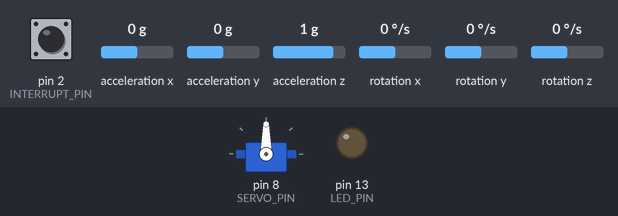
Recording of a sketch running on a simulated Arduino Uno, built with avr-gcc and run on an emulated ATmega328P. Shown: servo, output pins drawn as LEDs (lit = HIGH). Dashed ring = blinking. Inputs (shaded band) come from the test bench; at power-on: pin 2 (INTERRUPT_PIN) LOW, acceleration x 0 g, acceleration y 0 g, acceleration z 1 g, rotation x 0 °/s, rotation y 0 °/s, rotation z 0 °/s. The sensor or clock chip raises its interrupt line as the real part does; what the sketch prints to the serial monitor is not drawn.

Above: at 0.1 s.
At 2.69 s:
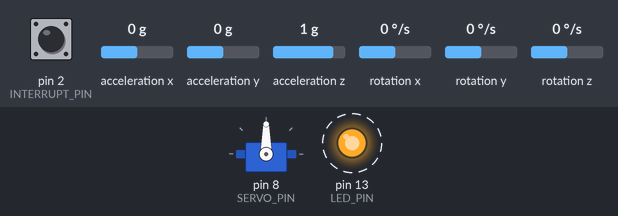
Timing chart, 0 to 5.5 s (numbered marks = the images above):
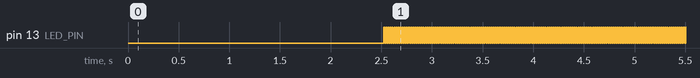

Measured:
- by itself, pin 13 (LED_PIN): alternates HIGH for 0.01 s and LOW for 0.01 s

The sketch:

code.ino
```cpp
#include "I2Cdev.h"
#include <Servo.h>
#include <PID_v1.h>

#include "MPU6050_6Axis_MotionApps20.h"
//#include "MPU6050.h" // not necessary if using MotionApps include file

// Arduino Wire library is required if I2Cdev I2CDEV_ARDUINO_WIRE implementation
// is used in I2Cdev.h
#if I2CDEV_IMPLEMENTATION == I2CDEV_ARDUINO_WIRE
    #include "Wire.h"
#endif


MPU6050 mpu;

Servo actuatorServo;

double setPoint = 0;
double input, output;


double Kp = 1.5;
double Ki = 0;
double Kd = 0;

PID myPID(&input, &output, &setPoint, Kp, Ki, Kd, DIRECT);

/* =========================================================================
   NOTE: In addition to connection 3.3v, GND, SDA, and SCL, this sketch
   depends on the MPU-6050's INT pin being connected to the Arduino's
   external interrupt #0 pin. On the Arduino Uno and Mega 2560, this is
   digital I/O pin 2.
 * ========================================================================= */

// uncomment "OUTPUT_READABLE_YAWPITCHROLL" if you want to see the yaw/
// pitch/roll angles (in degrees) calculated from the quaternions coming
// from the FIFO. Note this also requires gravity vector calculations.
// Also note that yaw/pitch/roll angles suffer from gimbal lock (for
// more info, see: http://en.wikipedia.org/wiki/Gimbal_lock)
#define OUTPUT_READABLE_YAWPITCHROLL

#define INTERRUPT_PIN 2  // use pin 2 on Arduino Uno & most boards
#define LED_PIN 13 // (Arduino is 13, Teensy is 11, Teensy++ is 6)
#define SERVO_PIN 8
bool blinkState = false;

// MPU control/status vars
bool dmpReady = false;  // set true if DMP init was successful
uint8_t mpuIntStatus;   // holds actual interrupt status byte from MPU
uint8_t devStatus;      // return status after each device operation (0 = success, !0 = error)
uint16_t packetSize;    // expected DMP packet size (default is 42 bytes)
uint16_t fifoCount;     // count of all bytes currently in FIFO
uint8_t fifoBuffer[64]; // FIFO storage buffer

// orientation/motion vars
Quaternion q;           // [w, x, y, z]         quaternion container
VectorInt16 aa;         // [x, y, z]            accel sensor measurements
VectorInt16 aaReal;     // [x, y, z]            gravity-free accel sensor measurements
VectorInt16 aaWorld;    // [x, y, z]            world-frame accel sensor measurements
VectorFloat gravity;    // [x, y, z]            gravity vector
float euler[3];         // [psi, theta, phi]    Euler angle container
float ypr[3];           // [yaw, pitch, roll]   yaw/pitch/roll container and gravity vector

// packet structure for InvenSense teapot demo
uint8_t teapotPacket[14] = { '$', 0x02, 0,0, 0,0, 0,0, 0,0, 0x00, 0x00, '\r', '\n' };


// ================================================================
// ===               INTERRUPT DETECTION ROUTINE                ===
// ================================================================

volatile bool mpuInterrupt = false;     // indicates whether MPU interrupt pin has gone high
void dmpDataReady() {
    mpuInterrupt = true;
}


// ================================================================
// ===                      INITIAL SETUP                       ===
// ================================================================

void setup() {
    // join I2C bus (I2Cdev library doesn't do this automatically)
    #if I2CDEV_IMPLEMENTATION == I2CDEV_ARDUINO_WIRE
        Wire.begin();
        Wire.setClock(400000); // 400kHz I2C clock. Comment this line if having compilation difficulties
    #elif I2CDEV_IMPLEMENTATION == I2CDEV_BUILTIN_FASTWIRE
        Fastwire::setup(400, true);
    #endif


    Serial.begin(115200);
    while (!Serial); // wait for Leonardo enumeration, others continue immediately

    actuatorServo.attach(SERVO_PIN);

    // 180 - CW
    // 85 - FLAT ->  Roll angle 0.0 (Desired Set Point) | 0.6~
    // 0 - CCW
//    actuatorServo.write(random(0,180));

    myPID.SetMode(AUTOMATIC); // Turn the PID on
    myPID.SetOutputLimits(0, 180);
    myPID.SetControllerDirection(REVERSE);

    // NOTE: 8MHz or slower host processors, like the Teensy @ 3.3V or Arduino
    // Pro Mini running at 3.3V, cannot handle this baud rate reliably due to
    // the baud timing being too misaligned with processor ticks. You must use
    // 38400 or slower in these cases, or use some kind of external separate
    // crystal solution for the UART timer.

    // initialize device
    Serial.println(F("Initializing I2C devices..."));
    mpu.initialize();
    pinMode(INTERRUPT_PIN, INPUT);

    // verify connection
    Serial.println(F("Testing device connections..."));
    Serial.println(mpu.testConnection() ? F("MPU6050 connection successful") : F("MPU6050 connection failed"));

    // wait for ready
//    Serial.println(F("\nSend any character to begin DMP programming and demo: "));
//    while (Serial.available() && Serial.read()); // empty buffer
//    while (!Serial.available());                 // wait for data
//    while (Serial.available() && Serial.read()); // empty buffer again
    delay(2000);

    // load and configure the DMP
    Serial.println(F("Initializing DMP..."));
    devStatus = mpu.dmpInitialize();

    // supply your own gyro offsets here, scaled for min sensitivity
    mpu.setXGyroOffset(220);
    mpu.setYGyroOffset(76);
    mpu.setZGyroOffset(-85);
    mpu.setZAccelOffset(1788); // 1688 factory default for my test chip

    // make sure it worked (returns 0 if so)
    if (devStatus == 0) {
        // Calibration Time: generate offsets and calibrate our MPU6050
        mpu.CalibrateAccel(6);
        mpu.CalibrateGyro(6);
        mpu.PrintActiveOffsets();
        // turn on the DMP, now that it's ready
        Serial.println(F("Enabling DMP..."));
        mpu.setDMPEnabled(true);

        // enable Arduino interrupt detection
        Serial.print(F("Enabling interrupt detection (Arduino external interrupt "));
        Serial.print(digitalPinToInterrupt(INTERRUPT_PIN));
        Serial.println(F(")..."));
        attachInterrupt(digitalPinToInterrupt(INTERRUPT_PIN), dmpDataReady, RISING);
        mpuIntStatus = mpu.getIntStatus();

        // set our DMP Ready flag so the main loop() function knows it's okay to use it
        Serial.println(F("DMP ready! Waiting for first interrupt..."));
        dmpReady = true;

        // get expected DMP packet size for later comparison
        packetSize = mpu.dmpGetFIFOPacketSize();
    } else {
        // ERROR!
        // 1 = initial memory load failed
        // 2 = DMP configuration updates failed
        // (if it's going to break, usually the code will be 1)
        Serial.print(F("DMP Initialization failed (code "));
        Serial.print(devStatus);
        Serial.println(F(")"));
    }

    // configure LED for output
    pinMode(LED_PIN, OUTPUT);
}


// ================================================================
// ===                    MAIN PROGRAM LOOP                     ===
// ================================================================

void loop() {
    // if programming failed, don't try to do anything
    if (!dmpReady) return;

    // wait for MPU interrupt or extra packet(s) available
    while (!mpuInterrupt && fifoCount < packetSize) {
        if (mpuInterrupt && fifoCount < packetSize) {
          // try to get out of the infinite loop
          fifoCount = mpu.getFIFOCount();
        }
        // other program behavior stuff here
        // .
        // .
        // .
        // if you are really paranoid you can frequently test in between other
        // stuff to see if mpuInterrupt is true, and if so, "break;" from the
        // while() loop to immediately process the MPU data
        // .
        // .
        // .
    }

    // reset interrupt flag and get INT_STATUS byte
    mpuInterrupt = false;
    mpuIntStatus = mpu.getIntStatus();

    // get current FIFO count
    fifoCount = mpu.getFIFOCount();
  if(fifoCount < packetSize){
          //Lets go back and wait for another interrupt. We shouldn't be here, we got an interrupt from another event
      // This is blocking so don't do it   while (fifoCount < packetSize) fifoCount = mpu.getFIFOCount();
  }
    // check for overflow (this should never happen unless our code is too inefficient)
    else if ((mpuIntStatus & _BV(MPU6050_INTERRUPT_FIFO_OFLOW_BIT)) || fifoCount >= 1024) {
        // reset so we can continue cleanly
        mpu.resetFIFO();
      //  fifoCount = mpu.getFIFOCount();  // will be zero after reset no need to ask
        Serial.println(F("FIFO overflow!"));

    // otherwise, check for DMP data ready interrupt (this should happen frequently)
    } else if (mpuIntStatus & _BV(MPU6050_INTERRUPT_DMP_INT_BIT)) {

        // read a packet from FIFO
  while(fifoCount >= packetSize){ // Lets catch up to NOW, someone is using the dreaded delay()!
    mpu.getFIFOBytes(fifoBuffer, packetSize);
    // track FIFO count here in case there is > 1 packet available
    // (this lets us immediately read more without waiting for an interrupt)
    fifoCount -= packetSize;
  }
        #ifdef OUTPUT_READABLE_YAWPITCHROLL
            // display Euler angles in degrees
            mpu.dmpGetQuaternion(&q, fifoBuffer);
            mpu.dmpGetGravity(&gravity, &q);
            mpu.dmpGetYawPitchRoll(ypr, &q, &gravity);
            Serial.print("Roll\t");
//            Serial.print(ypr[0] * 180/M_PI);
//            Serial.print("\t");
//            Serial.print(ypr[1] * 180/M_PI);
//            Serial.print("\t");
            Serial.print(ypr[2] * 180/M_PI);

            double real_position = ypr[2] * 180/M_PI;
            input = constrain(real_position, -30, 30);
            Serial.print("\t");
            Serial.println(input);
            myPID.Compute();
//            actuatorServo.write(output);

        #endif


        // blink LED to indicate activity
        blinkState = !blinkState;
        digitalWrite(LED_PIN, blinkState);
    }
}
```
